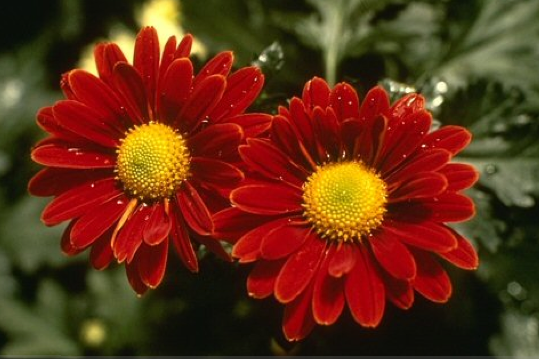
#> input picture growcut/flowers.png, 539 x 359 px
$ python growcut.py
#> lines starting #> are read from the running program, lines starting #| are printed output that depends on the picture
import cv2
import math
import numpy as np
from scipy.spatial import distance


# Growcut algorithm
def growcut(image):
  image = image.astype(np.float64)
  global theta, seed
  count = 1

  while (count != 0):
    count = 0
    t1_seed = np.copy(seed)
    t1_theta = np.copy(theta)
    for y in range(0, seed.shape[0]):
      for x in range(0, seed.shape[1]):

        for cx in range(-1, 2):
          for cy in range(-1, 2):
            if cx == 0 and cy == 0:
              continue
            new_x = x + cx
            new_y = y + cy
            if new_x < 0 or new_x >= image.shape[1] or new_y < 0 or new_y >= image.shape[0]:
              continue

            dist = np.sqrt(np.sum(image[y,x]-image[new_y,new_x])**2)
            g_x = 1 - (dist / max)
            rule = g_x * theta[new_y,new_x]
            if rule > t1_theta[y][x]:
              t1_seed[y][x] = seed[new_y][new_x]
              count+=1
              t1_theta[y][x] = rule
    seed = t1_seed
    theta = t1_theta
    cv2.imshow("theta", theta)
    cv2.imshow("seed", seed)
    cv2.waitKey(1)
    print(count)


# Seed Setting
def drawing(event, x, y, flags, param):
  if event == cv2.EVENT_LBUTTONDOWN:
    cv2.circle(image,(x,y),5,(0,0,255),-1)
    cv2.circle(seed,(x,y),5,255,-1)
    cv2.circle(theta,(x,y),5,1,-1)
  elif event == cv2.EVENT_RBUTTONDOWN:
    cv2.circle(image,(x,y),5,(255,0,0),-1)
    cv2.circle(seed,(x,y),5,0,-1)
    cv2.circle(theta,(x,y),5,1,-1)
  elif event == cv2.EVENT_MOUSEMOVE and flags == cv2.EVENT_FLAG_LBUTTON:
    cv2.circle(image,(x,y),5,(0,0,255),-1)
    cv2.circle(seed,(x,y),5,255,-1)
    cv2.circle(theta,(x,y),5,1,-1)
  elif event == cv2.EVENT_MOUSEMOVE and flags == cv2.EVENT_FLAG_RBUTTON:
    cv2.circle(image,(x,y),5,(255,0,0),-1)
    cv2.circle(seed,(x,y),5,0,-1)
    cv2.circle(theta,(x,y),5,1,-1)

  cv2.imshow('image', image)
  cv2.imshow('seed', seed)
  cv2.imshow('theta', theta)


# Load image
image = cv2.imread('flowers.png')
#> image is the input picture: shape (359, 539, 3); mean B, G, R 21.9, 47.6, 98.2
gray = cv2.cvtColor(image, cv2.COLOR_BGR2GRAY)
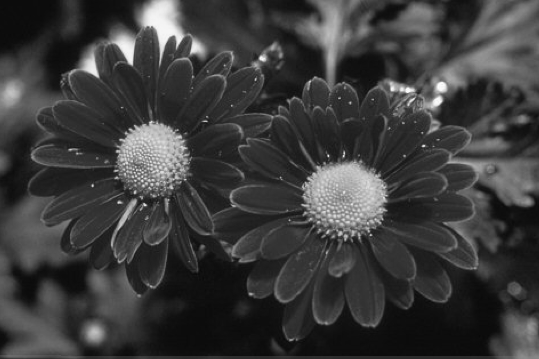
#> gray: shape (359, 539); min 8, max 251, mean 59.8
seed = np.full(gray.shape, 128, dtype=np.uint8)

if image is None:
  raise ValueError('Image loading failed.')

# [8 lines of commented-out code are left out]

theta = np.full(gray.shape, 0, dtype=np.float64)
origin = np.copy(image)

cv2.imshow("image", origin)
cv2.imshow("seed", seed)
cv2.imshow('theta', theta)

max = np.sqrt(255**2+255**2+255**2)

# Set mouse callback
cv2.setMouseCallback('image', drawing)
cv2.waitKey(0)

growcut(origin)
#> after the loop in growcut, `for y in range(0, seed.shape[0]):`: count = 0
#| 0
print("finish")


cv2.waitKey(0)
